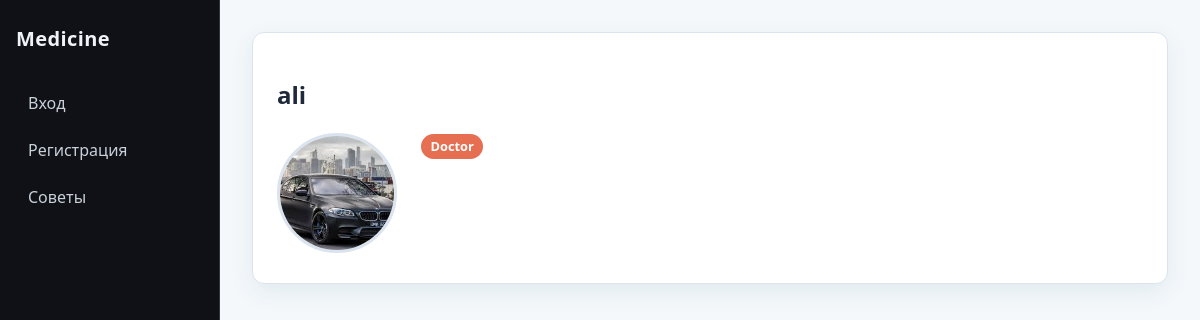
Page /chat/profile/ali/ on the earlier database version.
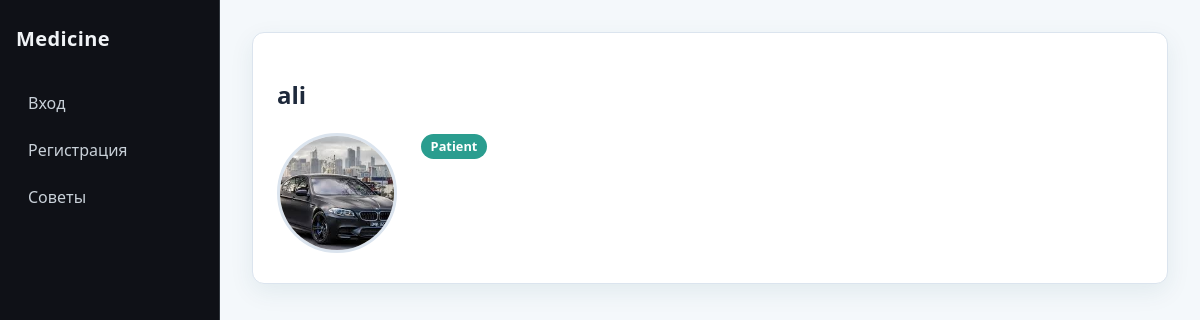
Same page on the later database version.
### accounts/models.py (models this page shows, shortened)
class User(AbstractUser):
    ROLE_CHOICES = (
        ('patient', 'Patient'),
        ('doctor', 'Doctor'),
        ('admin', 'Admin'),
    )
    role = models.CharField(
        max_length=20,
        choices=ROLE_CHOICES
    )
    phone = models.CharField(
        max_length=20,
        unique=True
    )
    age=models.PositiveIntegerField()

class Profile(models.Model):
    ROLE_CHOICES = (
        ('patient', 'Patient'),
        ('doctor', 'Doctor'),
        ('admin', 'Admin'),
    )
    user=models.OneToOneField(settings.AUTH_USER_MODEL,on_delete=models.CASCADE,related_name='profile')
    age=models.PositiveIntegerField(null=True,blank=True)
    role = models.CharField(max_length=20, choices=ROLE_CHOICES, default='patient')
    phone=models.CharField(max_length=14,blank=True)
    photo=models.ImageField(upload_to='users/',blank=True,null=True)

### chat/views.py (the view)
def profile_view(request,username):
    profile=get_object_or_404(User,username=username)
    return render(request,'accounts/profile.html',{'profile':profile})

### templates/accounts/profile.html (shortened to what this page needs)
{% extends "accounts/base.html" %}
{% block main %}
<section class="profile-card panel">
    <h1>{{ profile.username }}</h1>
    <span class="badge badge-{{ profile.role }}">{{ profile.get_role_display }}</span>
    {% if profile.profile.photo %}
        <div class="profile-avatar">
            <img src="{{ profile.profile.photo.url }}" alt="Фото профиля">
        </div>
    {% endif %}
</section>
{% endblock %}

Differences in the rows shown:
changed User "ali": role "Doctor" → "Patient"
